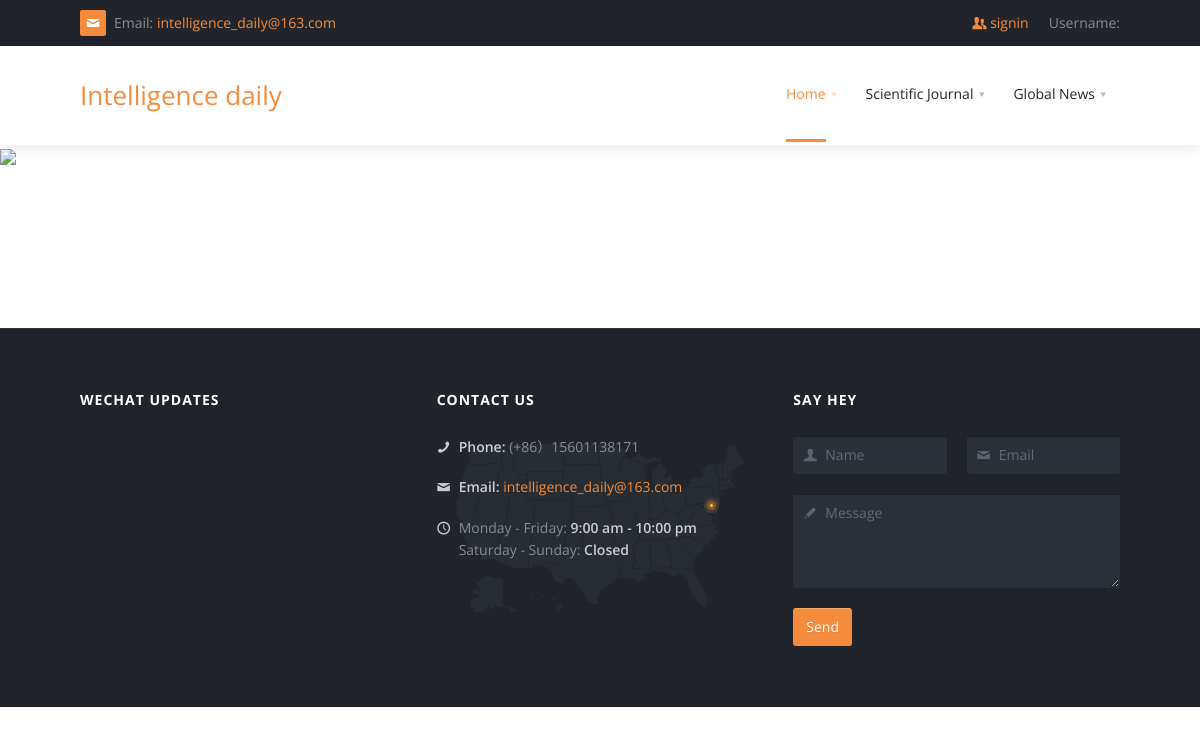
Before: /subject/?tag=信息学 with the older database file.
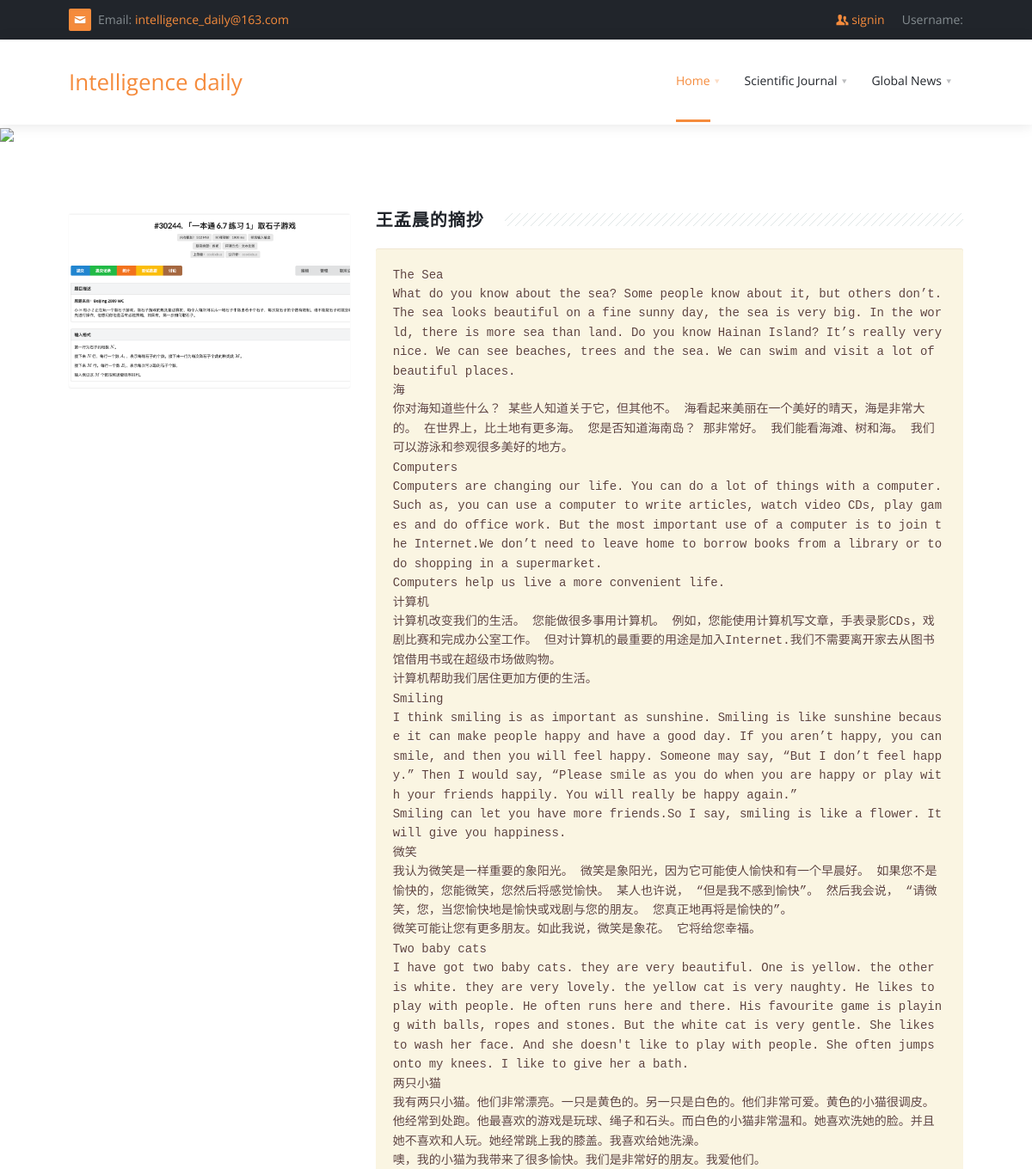
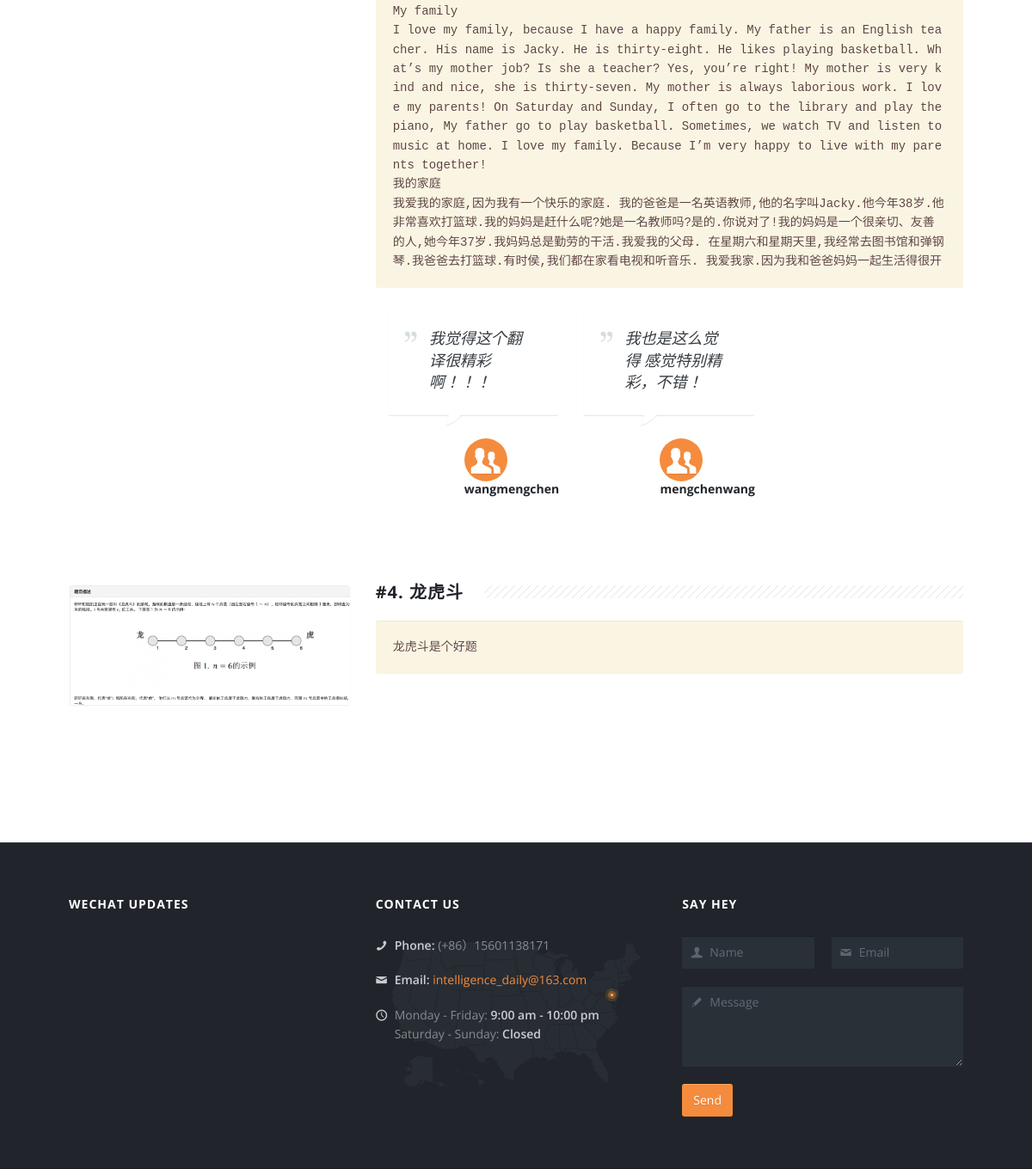
After: the same page with the newer database file (2 pictures, top to bottom).
### article/models.py (models this page shows, shortened)
class Text(models.Model):
    title = models.CharField(max_length = 255)
    url = models.URLField(max_length=250, blank=True)
    image = models.ImageField(upload_to="static/image/", blank=True)
    uploadtime = models.DateTimeField(auto_now_add=True)
    text = models.TextField(blank = True)
    tag = models.ForeignKey(Tag, on_delete=models.SET_NULL, null=True, blank=True)
    enable = models.BooleanField(default=False)
    from_user = models.ForeignKey(User, on_delete=models.SET_NULL, null=True,)
    def __str__(self):
    	return self.title

class Comment(models.Model):
    text = models.ForeignKey(Text, on_delete=models.SET_NULL, null=True)
    user = models.ForeignKey(User, on_delete=models.SET_NULL, null=True)
    content = models.TextField(blank=True)

### article/views.py (the view)
# urls.py: path("subject/", tag),
def tag(request):
	name = request.GET.get('tag', None)
	if tag is None:
		texts = Text.objects.filter(enable=True)
	else:
		texts = Text.objects.filter(enable=True, tag__name=name)
	print(texts)
	return render(request, "tag.html", locals())

### templates/tag.html (shortened to what this page needs)
{% extends 'base.html' %}
{% load static %}
{% block content %}
<section class="pi-section-w pi-section-white piCaptions">
		<img src="/{{ text.image }}">
</section>
<div class="pi-section-w pi-section-white pi-slider-enabled">
	<div class="pi-section pi-padding-top-bottom-80">
	{% for text in texts %}
		<div class="pi-row pi-padding-bottom-20">
			<div class="pi-col-sm-4 pi-padding-bottom-40">
				<div class="pi-slider-wrapper pi-slider-arrows-inside pi-slider-show-arrow-hover">
					<div class="pi-slider pi-slider-animate-opacity">
							<div class="pi-img-w pi-img-round-corners pi-img-shadow pi-img-with-overlay">
								<img src="/{{text.image}}" alt=""/>
							</div>
					</div>
				</div>
			</div>
			<div class="pi-col-sm-8 pi-padding-bottom-40">
				<h2 class="h4 pi-weight-700 pi-uppercase pi-letter-spacing pi-has-bg pi-margin-bottom-20 pi-margin-top-minus-5">
					{{ text.title }}
				</h2>
				<p>
					<pre>{{ text.text }}</pre>
				</p>
				{% for comment in text.comment_set.all %}
					<div class="pi-col-sm-4">
						<div class="pi-testimonial pi-testimonial-author-with-photo pi-margin-bottom-40">
							<div class="pi-testimonial-content pi-testimonial-content-big pi-testimonial-content-quotes pi-testimonial-white">
								<p>{{ comment.content }}</p>
							</div>
							<div class="pi-testimonial-author pi-clearfix">
								<div>
									<i class="icon-users pi-icon-circle pi-icon-base pi-icon-big" style="width: 50px; height: 50px; line-height: 50px;"></i>
									<h6 class="pi-weight-700 pi-no-margin-bottom">{{ comment.user.username }}</h6>
								</div>
							</div>
						</div>
					</div>
				{% endfor %}
			</div>
		</div>
	{% endfor %}
	</div>
</div>
{% endblock %}

### templates/base.html (shortened to what this page needs)
{% load static %}
{% load i18n %}
<!DOCTYPE html>
<html>
<head>
	<link rel="stylesheet" type="text/css" href="{% static 'orange/3dParty/bootstrap/css/bootstrap.min.css' %}"/>
	<link rel="stylesheet" type="text/css" href="{% static 'orange/css/global.css' %}"/>
	<link rel="stylesheet" type="text/css" href="{% static 'orange/3dParty/rs-plugin/css/pi.settings.css' %}"/>
	<link rel="stylesheet" type="text/css" href="{% static 'orange/css/typo.css' %}"/>
	<link rel="stylesheet" type="text/css" href="{% static 'orange/3dParty/colorbox/colorbox.css' %}"/>
	<link rel="stylesheet" type="text/css" href="{% static 'orange/css/portfolio.css' %}"/>
	<link rel="stylesheet" type="text/css" href="{% static 'orange/css/tooltips.css' %}"/>
	<link rel="stylesheet" type="text/css" href="{% static 'orange/css/testimonials.css' %}"/>
	<link rel="stylesheet" type="text/css" href="{% static 'orange/css/accordion.css' %}"/>
	<link rel="stylesheet" type="text/css" href="{% static 'orange/css/social.css' %}"/>
	<link rel="stylesheet" type="text/css" href="{% static 'orange/css/timeline.css' %}"/>
	<link rel="stylesheet" href="{% static 'orange/3dParty/fontello/css/fontello.css' %}"/>
</head>
<body>
<div id="pi-all">
<div class="pi-header">
<div class="pi-section-w pi-section-dark">
	<div class="pi-section pi-row-sm">
		<div class="pi-row-block pi-row-block-txt pi-hidden-xs"><i
				class="pi-row-block-icon icon-mail pi-icon-base pi-icon-square"></i>Email: <a
				href="#">intelligence_daily@163.com</a>
		</div>
		<div class="pi-row-block pi-row-block-txt pi-pull-right pi-hidden-xs">
			Username: {{ request.user.username }}
		</div>
		<div class="pi-row-block pi-row-block-txt pi-pull-right pi-hidden-xs">
			<a href="/signin" class="icon-users">
				signin
			</a>
		</div>
	</div>
</div>
<div class="pi-header-sticky">
<div class="pi-section-w pi-section-white pi-shadow-bottom pi-row-reducible">
<div class="pi-section pi-row-lg">
<div class="pi-row-block pi-row-block-txt h3"><a href="#">Intelligence daily</a></div>
<div class="pi-row-block pi-pull-right">
	<ul class="pi-simple-menu pi-has-hover-border pi-full-height pi-hidden-sm">
		<li class="pi-has-dropdown active"><a href="/"><span>Home</span></a>
		</li>
		<li class="pi-has-dropdown"><a href="/"><span>Scientific Journal</span></a>
		</li>
		<li class="pi-has-dropdown"><a href="/"><span>Global News</span></a>
		</li>
	</ul>
</div>
</div>
</div>
</div>
</div>
{% block content %}
{% endblock %}
<div class="pi-section-w pi-border-bottom pi-border-top-light pi-section-dark">
	<div class="pi-section pi-padding-bottom-10">
		<div class="pi-row">
			<div class="pi-col-md-4 pi-padding-bottom-30">
				<h6 class="pi-margin-bottom-25 pi-weight-700 pi-uppercase pi-letter-spacing">
					<a href="#" class="pi-link-no-style">Wechat Updates</a>
				</h6>
			</div>
			<div class="pi-col-md-4 pi-col-sm-6 pi-padding-bottom-30" style="background-image: url('img/map-base.png'); background-position: 50% 55px; background-repeat: no-repeat;">
				<h6 class="pi-margin-bottom-25 pi-weight-700 pi-uppercase pi-letter-spacing">
					Contact Us
				</h6>
				<ul class="pi-list-with-icons pi-list-big-margins">
					<li>
						<span class="pi-bullet-icon"><i class="icon-phone"></i></span>
						<strong>Phone:</strong> (+86）15601138171
					</li>
					<li>
						<span class="pi-bullet-icon"><i class="icon-mail"></i></span>
						<strong>Email:</strong> <a href="mailto:hello@pitheme.com">intelligence_daily@163.com</a>
					</li>
					<li>
						<span class="pi-bullet-icon"><i class="icon-clock"></i></span>
						Monday - Friday: <strong>9:00 am - 10:00 pm</strong>
						<br>
						Saturday - Sunday: <strong>Closed</strong>
					</li>
				</ul>
			</div>
			<div class="pi-col-md-4 pi-col-sm-6 pi-padding-bottom-30">
				<h6 class="pi-margin-bottom-25 pi-weight-700 pi-uppercase pi-letter-spacing">
					Say Hey
				</h6>
				<form role="form" action="handlers/formContact.php" class="pi-contact-form">
					<div class="pi-row pi-grid-small-margins">
						<div class="pi-col-2xs-6">
							<div class="form-group">
								<div class="pi-input-with-icon">
									<div class="pi-input-icon"><i class="icon-user"></i></div>
									<input class="form-control form-control-name" id="exampleInputName"
										   placeholder="Name">
								</div>
							</div>
						</div>
						<div class="pi-col-2xs-6">
							<div class="form-group">
								<div class="pi-input-with-icon">
									<div class="pi-input-icon"><i class="icon-mail"></i></div>
									<input type="email" class="form-control form-control-email" id="exampleInputEmail"
										   placeholder="Email">
								</div>
							</div>
						</div>
					</div>
					<div class="form-group">
						<div class="pi-input-with-icon">
							<div class="pi-input-icon"><i class="icon-pencil"></i></div>
							<textarea class="form-control form-control-comments" id="exampleInputMessage"
									  placeholder="Message"
									  rows="3"></textarea>
						</div>
					</div>
					<p>
						<button type="submit" class="btn pi-btn-base pi-btn-no-border">Send</button>
					</p>
				</form>
			</div>
		</div>
	</div>
</div>
</div>
</body>
</html>

### static/orange/css/testimonials.css (style rules this page uses)
.pi-testimonial { margin-bottom: 20px; }
.pi-testimonial-content { position: relative; padding: 25px 28px 5px; margin-bottom: 20px; font-style: italic; font-size: 16px; line-height: 1.4em; border: 1px solid transparent; -webkit-border-radius: 2px; -moz-border-radius: 2px; border-radius: 2px; }
.pi-testimonial-content:after { content: ''; display: block; width: 23px; height: 16px; position: absolute; left: 20px; bottom: -16px; }
.pi-testimonial-author-with-photo .pi-testimonial-content:after { left: 64px; }
.pi-testimonial-content.pi-testimonial-content-big { font-size: 18px; }
.pi-testimonial-content.pi-testimonial-content-quotes { padding-left: 46px; }
.pi-testimonial-content.pi-testimonial-content-quotes:before { display: block; font-family: fontello; content: "\e882"; font-size: 18px; position: absolute; top: 24px; font-style: normal; left: 18px; }
.pi-testimonial-author-with-photo .pi-testimonial-author div { padding: 7px 0 0 88px; }
.pi-testimonial-author:before, .pi-testimonial-author:after { content: " "; display: table; }
.pi-testimonial-author:after { clear: both; }
.pi-section-white .pi-testimonial-content, .pi-section-grey .pi-testimonial-content, .pi-section-base .pi-testimonial-content, .pi-section-dark .pi-testimonial-content, .pi-section-parallax .pi-testimonial-content { background: #f8fafa; color: #373c41; -webkit-box-shadow: 0 1px 2px rgba(0, 0, 0, 0.03); -moz-box-shadow: 0 1px 2px rgba(0, 0, 0, 0.03); box-shadow: 0 1px 2px rgba(0, 0, 0, 0.03); border-color: #e5eaea; }
.pi-section-white .pi-testimonial-content:after, .pi-section-grey .pi-testimonial-content:after, .pi-section-base .pi-testimonial-content:after, .pi-section-dark .pi-testimonial-content:after, .pi-section-parallax .pi-testimonial-content:after { background: url(../img/triangle-testimonials.png) no-repeat 50% 0; }
.pi-section-white .pi-testimonial-content.pi-testimonial-content-quotes:before, .pi-section-grey .pi-testimonial-content.pi-testimonial-content-quotes:before, .pi-section-base .pi-testimonial-content.pi-testimonial-content-quotes:before, .pi-section-dark .pi-testimonial-content.pi-testimonial-content-quotes:before, .pi-section-parallax .pi-testimonial-content.pi-testimonial-content-quotes:before { color: #d6dfdf; }
.pi-section-white .pi-testimonial-content.pi-testimonial-white, .pi-section-grey .pi-testimonial-content.pi-testimonial-white, .pi-section-base .pi-testimonial-content.pi-testimonial-white, .pi-section-dark .pi-testimonial-content.pi-testimonial-white, .pi-section-parallax .pi-testimonial-content.pi-testimonial-white { background: #ffffff; color: #373c41; -webkit-box-shadow: 0 1px 1px rgba(0, 0, 0, 0.1); -moz-box-shadow: 0 1px 1px rgba(0, 0, 0, 0.1); box-shadow: 0 1px 1px rgba(0, 0, 0, 0.1); border-color: #ffffff; }
.pi-section-white .pi-testimonial-content.pi-testimonial-white:after, .pi-section-grey .pi-testimonial-content.pi-testimonial-white:after, .pi-section-base .pi-testimonial-content.pi-testimonial-white:after, .pi-section-dark .pi-testimonial-content.pi-testimonial-white:after, .pi-section-parallax .pi-testimonial-content.pi-testimonial-white:after { background: url(../img/triangle-testimonials-white.png) no-repeat 50% 0; }
.pi-section-white .pi-testimonial-content.pi-testimonial-white.pi-testimonial-content-quotes:before, .pi-section-grey .pi-testimonial-content.pi-testimonial-white.pi-testimonial-content-quotes:before, .pi-section-base .pi-testimonial-content.pi-testimonial-white.pi-testimonial-content-quotes:before, .pi-section-dark .pi-testimonial-content.pi-testimonial-white.pi-testimonial-content-quotes:before, .pi-section-parallax .pi-testimonial-content.pi-testimonial-white.pi-testimonial-content-quotes:before { color: #d6dfdf; }

Changed rows visible on the page:
added Text: image (picture), title "王孟晨的摘抄", text "The Sea What do you know about the sea? Some people know about it, but others don’t. The sea looks beautiful on a fine sunny day, the sea is very big. In the world, there is more sea than land. Do you know Hainan Island? It’s really very nice. We can see beaches, trees and the sea. We can swim and visit a lot of beautiful places. 海 你对海知道些什么？ 某些人知道关于它，但其他不。 海看起来美丽在一个美好的晴天，海是非常大的。 在世界上，比土地有更多海。 您是否知道海南岛？ 那非常好。 我们能看海滩、树和海。 我们可以游泳和参观很多美好的地方。 Computers Computers are changing our life. You can do a lot of things with a computer. Such as, you can use a computer to write articles, watch video CDs, play games and do office work. But the most important use of a computer is to join the Internet.We…"
added Comment: content "我觉得这个翻译很精彩啊！！！", user.username "wangmengchen"
added Comment: content "我也是这么觉得 感觉特别精彩，不错！", user.username "mengchenwang"
added Text: image (picture), title "#4. 龙虎斗", text "龙虎斗是个好题"
